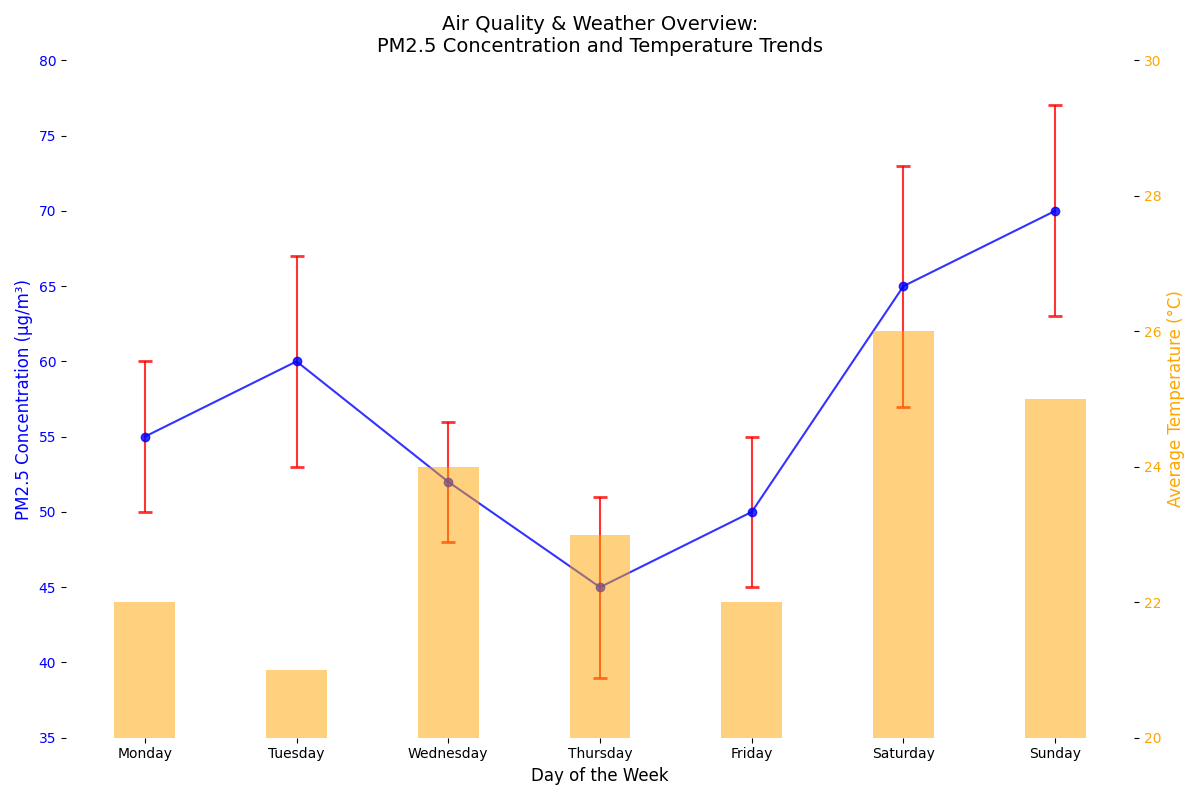

This figure's Python source:
import matplotlib.pyplot as plt
import numpy as np

days = ["Monday", "Tuesday", "Wednesday", "Thursday", "Friday", "Saturday", "Sunday"]
pm25_concentrations = np.array([55, 60, 52, 45, 50, 65, 70])
pm25_variability = np.array([5, 7, 4, 6, 5, 8, 7])
avg_temperatures = np.array([22, 21, 24, 23, 22, 26, 25])

fig, ax1 = plt.subplots(figsize=(12, 8))

ax1.errorbar(days, pm25_concentrations, yerr=pm25_variability, fmt='-o',
             ecolor='red', capsize=5, capthick=2, color='blue', alpha=0.8)

ax1.set_title("Air Quality & Weather Overview:\nPM2.5 Concentration and Temperature Trends", fontsize=14)
ax1.set_xlabel("Day of the Week", fontsize=12)
ax1.set_ylabel("PM2.5 Concentration (µg/m³)", fontsize=12, color='blue')
ax1.set_ylim(35, 80)
ax1.set_yticks(np.arange(35, 85, 5))
ax1.tick_params(axis='y', labelcolor='blue')

ax2 = ax1.twinx()
ax2.bar(days, avg_temperatures, color='orange', alpha=0.5, width=0.4)
ax2.set_ylabel("Average Temperature (°C)", fontsize=12, color='orange')
ax2.set_ylim(20, 30)
ax2.tick_params(axis='y', labelcolor='orange')

# Remove grid
# ax1.grid(False, linestyle='--', alpha=0.6)

# Remove legend code
# lines_1, labels_1 = ax1.get_legend_handles_labels()
# lines_2, labels_2 = ax2.get_legend_handles_labels()
# ax1.legend(lines_1 + lines_2, labels_1 + labels_2, loc='upper left', fontsize=10)

# Remove borders/spines
for spine in ax1.spines.values():
    spine.set_visible(False)
for spine in ax2.spines.values():
    spine.set_visible(False)

plt.tight_layout()
plt.show()
